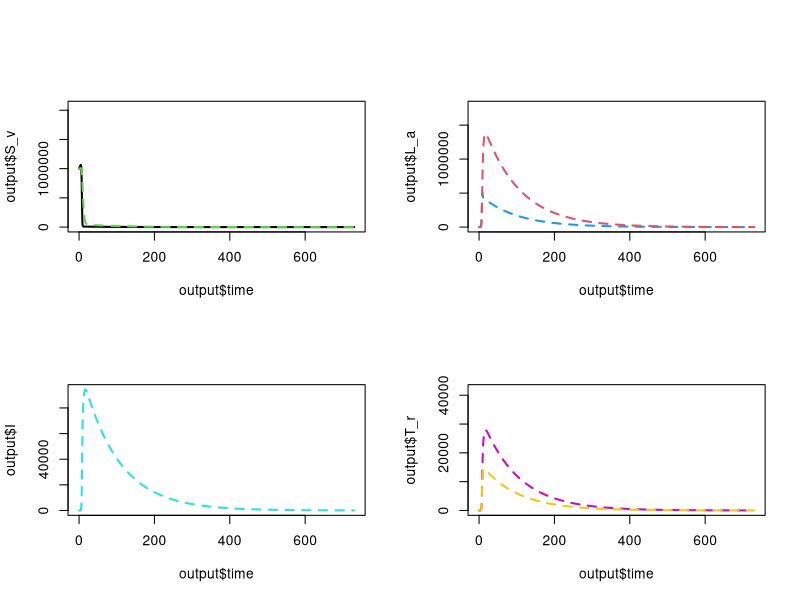

Generate this figure with R:
###############
## This work is licensed under a Creative Commons Attribution-NonCommercial 4.0 International License#########
## <http://creativecommons.org/licenses/by-nc/4.0/> by James Trauer, Arathi Arakala
## This work is supported by -----

## Per the terms of this license, if you are making derivative use of this work, you must identify that 
## your work is a derivative work, give credit to the original work, provide a link to the license, 
## and indicate changes that were made.
###############



require(deSolve)
require(graphics)
require(ggplot2)

## Model structure and Equations
TBmodel_basic<-function(t,n,parameters){
  with(as.list(parameters),{
    
    S_v=n[1] # number of people vaccinated
    S_u=n[2] #number of people unvaccinated
    L_a=n[3] #number in early latency
    L_b=n[4] #number in late latency
    I=n[5] # number infected
    T_r=n[6] #number of people given treatment
    S_r=n[7] # number of people recovered after treatment
    
    N=S_v+S_u+L_a+L_b+I+T_r+S_r #total population
    lamda=rho*(beta*I)/N # force of infection
    
    dS_vdt=(i*pi*N) - (mu*S_v) - (alpha*lamda*S_v) 
    dS_udt=((1-i)*pi*N) - (mu*S_u) - lamda*S_u
    dL_adt=(alpha*lamda*S_v) + lamda*S_u + (alpha*lamda*S_r) + (chi*lamda*L_b) - (mu+epsilon+kappa)*L_a
    dL_bdt= kappa*L_a + gamma*I -(mu+nu+(chi*lamda) )*L_b
    dIdt= nu*L_b + epsilon*L_a + omega*T_r - (mu_I+gamma+delta) * I
    dT_rdt= delta*I - (omega+phi+mu_T) * T_r
    dS_rdt= phi*T_r - ( (alpha*lamda) + mu) * S_r
    
    return(list(c(dS_vdt, dS_udt, dL_adt,dL_bdt, dIdt, dT_rdt,dS_rdt )))
  })
  
}



## Parameters of the model, all taken from Trauer et al 2014, table 1.
parameters<-c(
  pi=0.025, #birth rate into the population, per year
  i=0.65, #rate of vaccination, BCG rate
  beta=24, #transmission rate of infection
  o=0.21, # fraction of treated individuals contributing to the transmission rate
  epsilon = 0.129, #rate of progression to active disease from early latency
  nu = 0.075, #rate of progression to active disease from late latency
  kappa = 0.821, # rate of progression from early to late latency
  gamma = 0.63, # rate of spontaneous cure
  mu = 0.016, # standard death rate
  mu_I = 0.37, # death rate due to disease
  mu_T = 0.5*0.37, # death rate during treatment, half of mu_I
  delta = 0.72, # probability of treatment , will be typically time dependent
  phi= 2, # rate of recovery, per year
  omega = 0.25, # probability of defaulting treatment
  chi = 0.49, # fractional reduction in the force of infection corresponding to return from late to early latency
  alpha = 10, # fractional reduction in force of infection due to vaccination
  rho = 0.35 #infectious proportion
)

## Test the model output
time<-seq(from=0, to=2*365, by=1)
nstart=c(S_v=1000000,S_u=1000000, L_a=0, L_b=0, I=1, T_r=0, S_r=0)
output<-as.data.frame(ode(nstart,time,TBmodel_basic,parameters))
eqbm<-output[dim(output)[1], ]


quartz()
par(mfrow=c(2,2), oma=c(0,0,2,0))
plot(output$time, output$S_v, type='l', lwd=2, col=1, ylim=c(0, max(output$S_v+output$S_u)), lty=1)
lines(output$time, output$S_u, lwd=2, col=3, lty=2)
legend(x=1000, y=max(output$S_v+output$S_u), legend=c("S_v", "S_u"), lwd=2, lty=c(1,1), col=c(1,3))

plot(output$time, output$L_a, type='l', lwd=2, col=4, lty=2, ylim=c(0, max(output$L_a+output$L_b)) )
lines(output$time, output$L_b, lwd=2, col=2, lty=2)
legend(x=1000, y=max(output$L_a+output$L_b), legend=c("L_a", "L_b"), lwd=2, lty=c(1,1), col=c(4,2))

plot(output$time, output$I, type='l', lwd=2, col=5, lty=2, ylim=c(0, max(output$I)) )
legend(x=1000, y=max(output$I), legend=c("I"), lwd=2, lty=1, col=c(5))

plot(output$time, output$T_r, type='l', lwd=2, col=6, lty=2, ylim=c(0, max(output$T_r+output$S_r)) )
lines(output$time, output$S_r, lwd=2, col=7, lty=2)
legend(x=1000, y=max(output$T_r+output$S_r), legend=c("T_r", "S_r"), lwd=2, lty=c(1,1), col=c(6,7))
